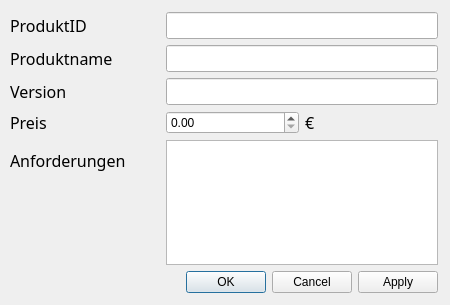
<?xml version="1.0" encoding="UTF-8"?>
<ui version="4.0">
 <class>DBOp_Produkt</class>
 <widget class="QDialog" name="DBOp_Produkt">
  <property name="geometry">
   <rect>
    <x>0</x>
    <y>0</y>
    <width>450</width>
    <height>305</height>
   </rect>
  </property>
  <property name="windowTitle">
   <string>Produkt</string>
  </property>
  <widget class="QWidget" name="layoutWidget">
   <property name="geometry">
    <rect>
     <x>10</x>
     <y>12</y>
     <width>428</width>
     <height>281</height>
    </rect>
   </property>
   <layout class="QVBoxLayout" name="verticalLayout">
    <item>
     <layout class="QFormLayout" name="formLayout">
      <item row="0" column="0">
       <widget class="QLabel" name="labelProduktID">
        <property name="minimumSize">
         <size>
          <width>150</width>
          <height>0</height>
         </size>
        </property>
        <property name="font">
         <font>
          <family>Sans Serif</family>
          <pointsize>12</pointsize>
         </font>
        </property>
        <property name="text">
         <string>ProduktID</string>
        </property>
       </widget>
      </item>
      <item row="0" column="1">
       <widget class="QLineEdit" name="lineProduktID">
        <property name="minimumSize">
         <size>
          <width>200</width>
          <height>27</height>
         </size>
        </property>
       </widget>
      </item>
      <item row="1" column="0">
       <widget class="QLabel" name="labelProduktname">
        <property name="font">
         <font>
          <family>Sans Serif</family>
          <pointsize>12</pointsize>
         </font>
        </property>
        <property name="text">
         <string>Produktname</string>
        </property>
       </widget>
      </item>
      <item row="1" column="1">
       <widget class="QLineEdit" name="lineProduktname">
        <property name="minimumSize">
         <size>
          <width>200</width>
          <height>27</height>
         </size>
        </property>
       </widget>
      </item>
      <item row="2" column="0">
       <widget class="QLabel" name="labelVersion">
        <property name="font">
         <font>
          <family>Sans Serif</family>
          <pointsize>12</pointsize>
         </font>
        </property>
        <property name="text">
         <string>Version</string>
        </property>
       </widget>
      </item>
      <item row="2" column="1">
       <widget class="QLineEdit" name="lineVersion">
        <property name="minimumSize">
         <size>
          <width>200</width>
          <height>27</height>
         </size>
        </property>
       </widget>
      </item>
      <item row="3" column="0">
       <widget class="QLabel" name="labelPreis">
        <property name="font">
         <font>
          <family>Sans Serif</family>
          <pointsize>12</pointsize>
         </font>
        </property>
        <property name="text">
         <string>Preis</string>
        </property>
       </widget>
      </item>
      <item row="4" column="0">
       <widget class="QLabel" name="labelAnforderungen">
        <property name="font">
         <font>
          <family>Sans Serif</family>
          <pointsize>12</pointsize>
         </font>
        </property>
        <property name="text">
         <string>Anforderungen</string>
        </property>
       </widget>
      </item>
      <item row="4" column="1">
       <widget class="QTextEdit" name="textAnforderungen">
        <property name="minimumSize">
         <size>
          <width>200</width>
          <height>70</height>
         </size>
        </property>
       </widget>
      </item>
      <item row="3" column="1">
       <layout class="QHBoxLayout" name="horizontalLayout_2">
        <item>
         <widget class="QDoubleSpinBox" name="doublePreis">
          <property name="minimumSize">
           <size>
            <width>100</width>
            <height>0</height>
           </size>
          </property>
          <property name="maximum">
           <double>99999.990000000005239</double>
          </property>
         </widget>
        </item>
        <item>
         <widget class="QLabel" name="labelEuro">
          <property name="minimumSize">
           <size>
            <width>20</width>
            <height>0</height>
           </size>
          </property>
          <property name="font">
           <font>
            <family>Sans Serif</family>
            <pointsize>12</pointsize>
           </font>
          </property>
          <property name="text">
           <string>€</string>
          </property>
         </widget>
        </item>
       </layout>
      </item>
     </layout>
    </item>
    <item>
     <spacer name="verticalSpacer">
      <property name="orientation">
       <enum>Qt::Vertical</enum>
      </property>
      <property name="sizeHint" stdset="0">
       <size>
        <width>426</width>
        <height>13</height>
       </size>
      </property>
     </spacer>
    </item>
    <item>
     <widget class="QDialogButtonBox" name="buttonBox">
      <property name="orientation">
       <enum>Qt::Horizontal</enum>
      </property>
      <property name="standardButtons">
       <set>QDialogButtonBox::Apply|QDialogButtonBox::Cancel|QDialogButtonBox::Ok</set>
      </property>
     </widget>
    </item>
   </layout>
  </widget>
 </widget>
 <resources/>
 <connections>
  <connection>
   <sender>buttonBox</sender>
   <signal>accepted()</signal>
   <receiver>DBOp_Produkt</receiver>
   <slot>accept()</slot>
   <hints>
    <hint type="sourcelabel">
     <x>248</x>
     <y>254</y>
    </hint>
    <hint type="destinationlabel">
     <x>157</x>
     <y>274</y>
    </hint>
   </hints>
  </connection>
  <connection>
   <sender>buttonBox</sender>
   <signal>rejected()</signal>
   <receiver>DBOp_Produkt</receiver>
   <slot>reject()</slot>
   <hints>
    <hint type="sourcelabel">
     <x>316</x>
     <y>260</y>
    </hint>
    <hint type="destinationlabel">
     <x>286</x>
     <y>274</y>
    </hint>
   </hints>
  </connection>
 </connections>
</ui>
